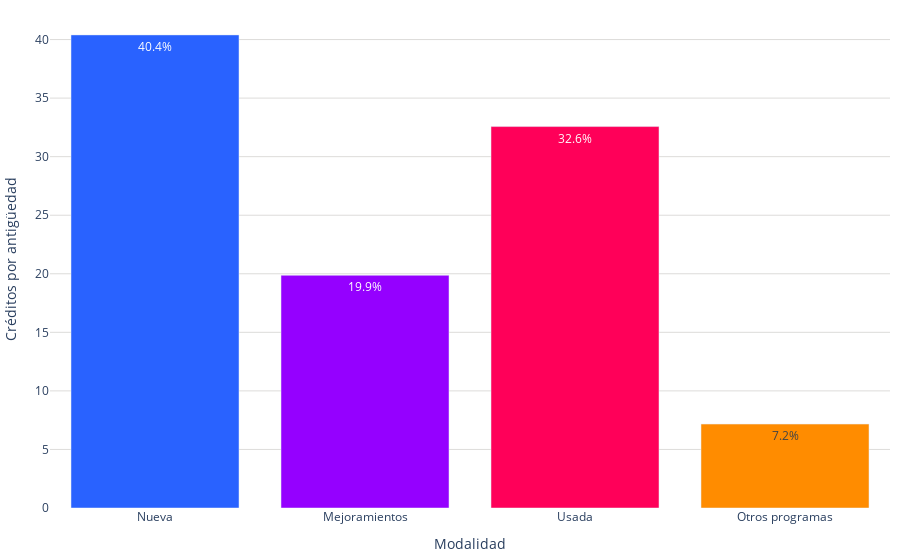

Notebook source saved alongside this figure:
### Code cell
fig = go.Figure()
colores = ['#2962ff', '#9500ff', '#ff0059', '#ff8c00', '#b4e600', '#2EC2A2','#E50CB6','#4225CF','#2CBA4D','#2962ff', '#9500ff', '#ff0059']
porcentajes = conteo_total_df['porcentaje']
# Agregar los datos como barras
fig.add_trace(go.Bar(
    x=conteo_total_df['modalidad'],  # Eje x: Modalidades
    y=conteo_total_df['porcentaje'],  # Eje y: Porcentajes
    marker_color=colores,  # Especifica los colores de las barras
    text=porcentajes,  # Texto que se mostrará en las barras (porcentaje)
    textposition='inside',  # Posición del texto (puede ser 'inside' o 'outside')
    texttemplate='%{text:.1f}%',  # Formato del texto (porcentaje con un decimal)
))

# Personalizar el diseño de la gráfica
fig.update_layout(
    #title='Créditos por la antigüedad de la vivienda',  # Título de la gráfica
    xaxis=dict(title='Modalidad'),  # Título del eje x
    yaxis=dict(
        title='Créditos por antigüedad', # Título del eje y
        gridcolor='#dddcda', # Color de las líneas que dividen los rangos del eje Y
         gridwidth=1,
    ),  
    plot_bgcolor='rgba(0,0,0,0)',  # Color de fondo del gráfico
    margin=dict(l=10, r=10, t=10, b=10),  # Ajusta los márgenes (left, right, top, bottom)        
)

# Exportar gráfica como archivo HTML
def guardar_grafico_como_html(fig, nombre_archivo, carpeta='graficas'):
    # Crear la carpeta si no existe
    if not os.path.exists(carpeta):
        os.makedirs(carpeta)
    
    # Gráfica como archivo HTML en la carpeta especificada
    pio.write_html(fig, f'{carpeta}/{nombre_archivo}.html')

# Exportar
guardar_grafico_como_html(fig, 'g_bar_creditos_X_destino_puebla', carpeta='graficas')

fig.show()

### Figure 1 — Plotly figure (JSON) as saved in the notebook; plotly's stock layout.template omitted (floating-point values rounded to 4 significant figures)
{"data": [{"marker": {"color": ["#2962ff", "#9500ff", "#ff0059", "#ff8c00", "#b4e600", "#2EC2A2", "#E50CB6", "#4225CF", "#2CBA4D", "#2962ff", "#9500ff", "#ff0059"]}, "text": [40.4, 19.87, 32.57, 7.165], "textposition": "inside", "texttemplate": "%{text:.1f}%", "type": "bar", "x": ["Nueva", "Mejoramientos", "Usada", "Otros programas"], "y": [40.4, 19.87, 32.57, 7.165]}], "layout": {"margin": {"b": 10, "l": 10, "r": 10, "t": 10}, "plot_bgcolor": "rgba(0,0,0,0)", "xaxis": {"title": {"text": "Modalidad"}}, "yaxis": {"gridcolor": "#dddcda", "gridwidth": 1, "title": {"text": "Créditos por antigüedad"}}}}
